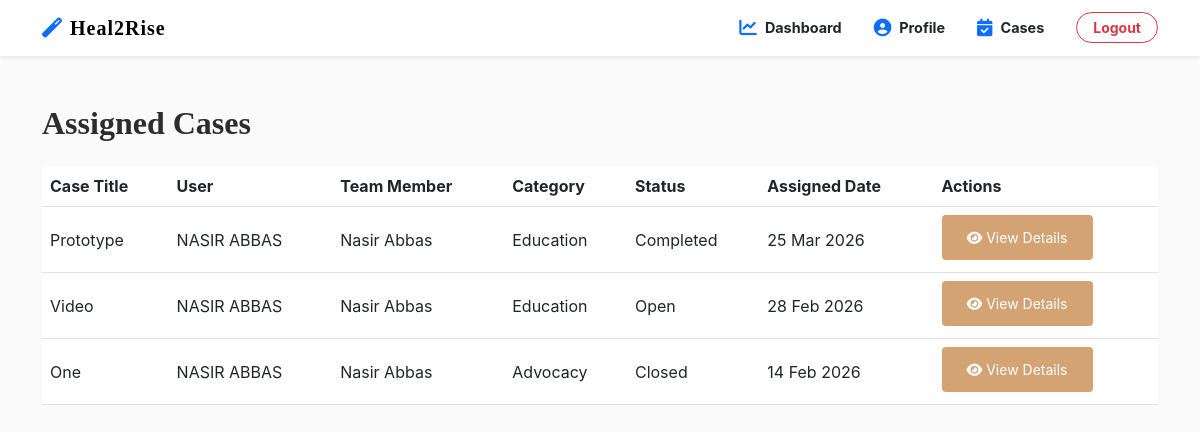
Screenshot of /ngo/ngo_cases.php (signed in) with the database file from the repository.
### tables this page shows
CREATE TABLE `cases` (
  `case_id` int(11) NOT NULL,
  `user_id` int(11) NOT NULL,
  `ngo_id` int(11) DEFAULT NULL,
  `team_member_id` int(11) DEFAULT NULL,
  `counselor_id` int(11) DEFAULT NULL,
  `case_title` varchar(150) DEFAULT NULL,
  `issue_category` varchar(100) DEFAULT NULL,
  `description` text DEFAULT NULL,
  `start_date` date NOT NULL,
  `status` enum('open','in_progress','rehabilitation','closed','rejected','completed') DEFAULT 'open',
  `closure_date` date DEFAULT NULL,
  `closure_reason` text DEFAULT NULL,
  `assigned_date` datetime DEFAULT current_timestamp(),
  `last_updated` datetime DEFAULT current_timestamp() ON UPDATE current_timestamp()
);

CREATE TABLE `users` (
  `id` int(11) NOT NULL,
  `full_name` varchar(100) NOT NULL,
  `username` varchar(50) NOT NULL,
  `email` varchar(100) NOT NULL,
  `password` varchar(255) NOT NULL,
  `dob` date DEFAULT NULL,
  `cnic` varchar(15) DEFAULT NULL,
  `contact_number` varchar(20) DEFAULT NULL,
  `address` text DEFAULT NULL,
  `is_active` tinyint(1) DEFAULT 1,
  `created_at` timestamp NOT NULL DEFAULT current_timestamp(),
  `updated_at` timestamp NOT NULL DEFAULT current_timestamp() ON UPDATE current_timestamp()
);

CREATE TABLE `team_members` (
  `team_member_id` int(11) NOT NULL,
  `full_name` varchar(100) NOT NULL,
  `email` varchar(100) NOT NULL,
  `password_hash` varchar(255) NOT NULL,
  `phone` varchar(20) DEFAULT NULL,
  `ngo_id` int(11) DEFAULT NULL,
  `expertise` varchar(150) DEFAULT NULL,
  `is_active` tinyint(1) DEFAULT 1,
  `created_at` datetime DEFAULT current_timestamp()
);

### ngo/ngo_cases.php (the view, shortened to what this page needs)
<?php
include('config.php');
$ngo_id = $_SESSION['id'];
$stmt = mysqli_prepare($conn, "
    SELECT c.*, u.full_name as user_name, t.full_name as member_name
    FROM cases c
    LEFT JOIN users u ON c.user_id = u.id
    LEFT JOIN team_members t ON c.team_member_id = t.team_member_id
    WHERE c.ngo_id = ?
    ORDER BY c.assigned_date DESC
");
mysqli_stmt_bind_param($stmt, "i", $ngo_id);
mysqli_stmt_execute($stmt);
$result = mysqli_stmt_get_result($stmt);
$cases = mysqli_fetch_all($result, MYSQLI_ASSOC);
?>
<!DOCTYPE html>
<html lang="en">
<head>
<link href="https://cdn.jsdelivr.net/npm/bootstrap@5.3.0/dist/css/bootstrap.min.css" rel="stylesheet">
<link rel="stylesheet" href="https://cdnjs.cloudflare.com/ajax/libs/font-awesome/6.4.0/css/all.min.css">
<link rel="stylesheet" href="../CSS/style.css">
</head>
<body>
<?php include('navbar.php'); ?>
<div class="container mt-5">
    <h2 class="mb-4 fw-bold">Assigned Cases</h2>
    <?php if(empty($cases)): ?>
        <div class="alert alert-info">No cases assigned to your NGO yet.</div>
    <?php else: ?>
    <div class="table-responsive">
        <table class="table table-hover align-middle">
            <thead>
                <tr>
                    <th>Case Title</th>
                    <th>User</th>
                    <th>Team Member</th>
                    <th>Category</th>
                    <th>Status</th>
                    <th>Assigned Date</th>
                    <th>Actions</th>
                </tr>
            </thead>
            <tbody>
                <?php foreach($cases as $case): ?>
                <tr>
                    <td><?= htmlspecialchars($case['case_title']) ?></td>
                    <td><?= htmlspecialchars($case['user_name']) ?></td>
                    <td><?= $case['member_name'] ?: '-' ?></td>
                    <td><?= htmlspecialchars($case['issue_category']) ?></td>
                    <td><?= ucfirst($case['status']) ?></td>
                    <td><?= date('d M Y', strtotime($case['assigned_date'])) ?></td>
                    <td>
                        <a href="ngo_case_details.php?case_id=<?= $case['case_id'] ?>" class="btn btn-sm btn-primary mb-1">
                            <i class="fas fa-eye"></i> View Details
                        </a>
                    </td>
                </tr>
                <?php endforeach; ?>
            </tbody>
        </table>
    </div>
    <?php endif; ?>
</div>
</body>
</html>

### CSS/style.css (style rules this page uses)
:root { --primary-color: #d4a373; --accent-color: #faedcd; --text-dark: #2d2d2d; --bg-light: #fefae0; --transition: all 0.3s ease; }
body { font-family: 'Inter', sans-serif; background-color: #fafafa; color: var(--text-dark); }
h1, h2, .navbar-brand { font-family: 'Playfair Display', serif; }
.btn-primary { background-color: var(--primary-color); border: none; padding: 12px 25px; }

### ngo/ngo_cases.php (style rules this page uses)
.table thead { background: #2d2d2d; color: #fff; }

### rows the page displays
cases: case_title "Prototype", user.full_name "NASIR ABBAS", team_member.full_name "Nasir Abbas", issue_category "Education", status "Completed", assigned_date "25 Mar 2026"
cases: case_title "Video", user.full_name "NASIR ABBAS", team_member.full_name "Nasir Abbas", issue_category "Education", status "Open", assigned_date "28 Feb 2026"
cases: case_title "One", user.full_name "NASIR ABBAS", team_member.full_name "Nasir Abbas", issue_category "Advocacy", status "Closed", assigned_date "14 Feb 2026"
